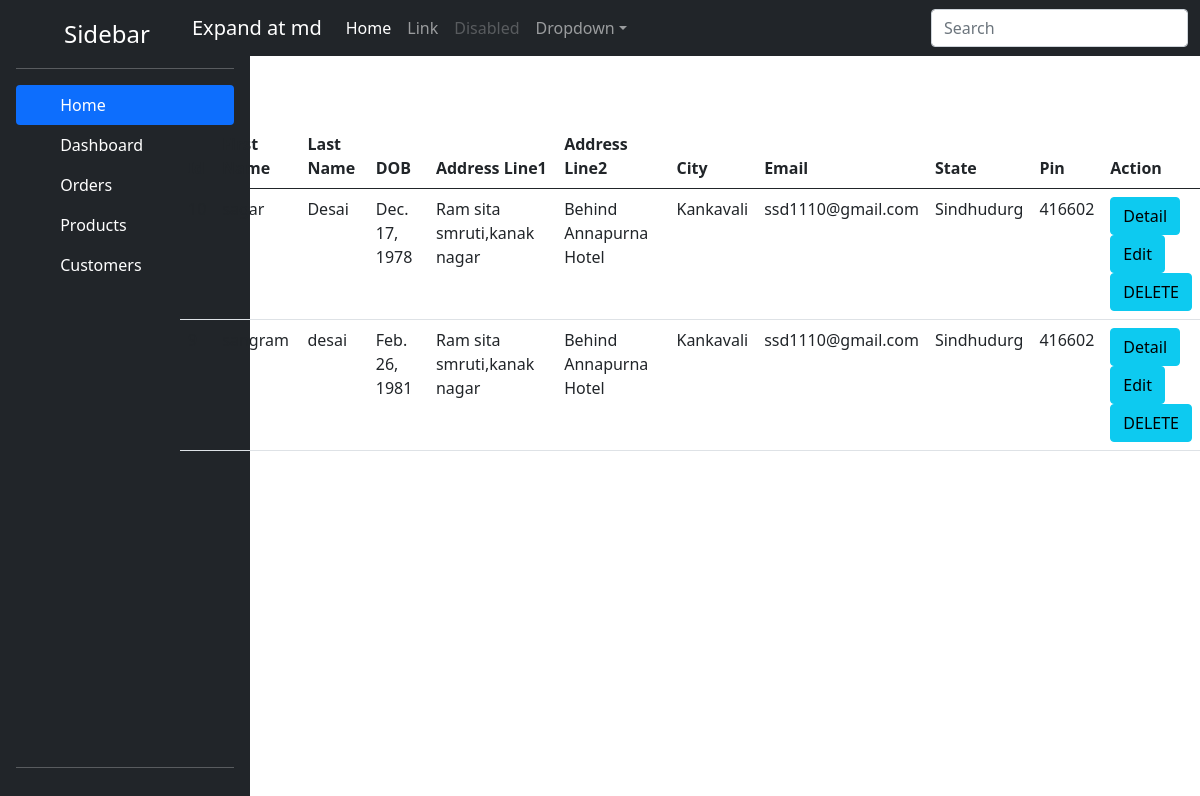
The page /myapp/ on the database as committed earlier.
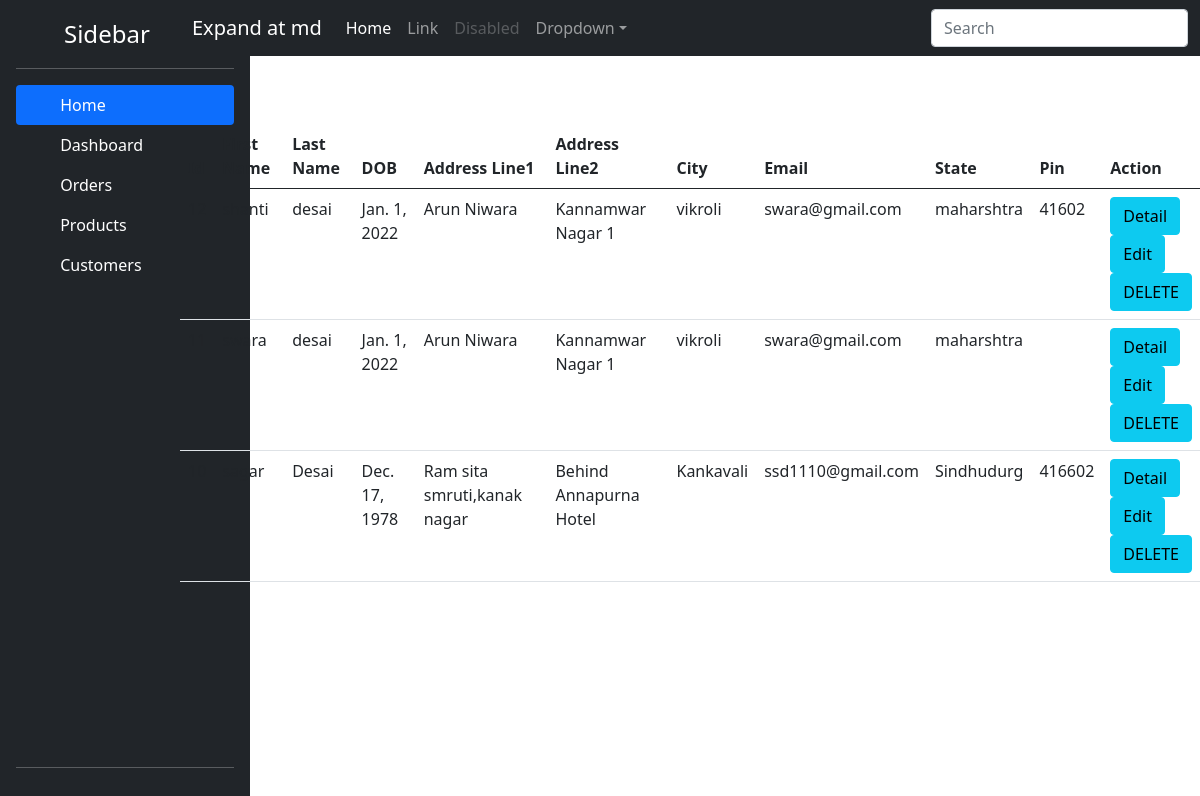
The same page on the database as committed later.
### myapp/models.py (models this page shows)
class SiteUser(models.Model):
    class Meta:
        db_table = 'siteuser'
    id = models.AutoField(primary_key=True)
    firstName = models.CharField(max_length=150)
    lastName = models.CharField(max_length=150)
    addressLine1 =models.CharField(max_length=500)
    addressLine2 =models.CharField(max_length=500)
    email = models.EmailField(max_length=255, blank=False, unique=True)
    dob =models.DateField()
    city = models.CharField(max_length = 150)
    state = models.CharField(max_length = 150)
    country = models.IntegerField()
    pin=models.CharField(max_length = 20,default="")
    status = models.CharField(max_length=100)
    createdAt = models.DateTimeField(default=timezone.now)
    updatedAt = models.DateTimeField(default=timezone.now)

### myapp/views.py (the view)
# urls.py: path('', views.IndexView.as_view(), name="home"),
class IndexView(ListView):
    model = SiteUser
    queryset = SiteUser.objects.filter(
        status='active').all().order_by('-createdAt')
    template_name = 'myapp/list_view.html'
    context_object_name = 'site_user_list'

### templates/myapp/list_view.html (shortened to what this page needs)
{% extends 'base.html' %}
{% block content %}
  <div class="album py-5">
    <div class="container">
      <div class="row">
        {% if site_user_list %}
        <table class="table" >
        <thead class="thead-dark">
            <th scope="col">Id</th>
            <th scope="col">First Name </th>
            <th scope="col">Last Name </th>
            <th scope="col">DOB </th>
            <th scope="col">Address Line1 </th>
            <th scope="col">Address Line2 </th>
            <th scope="col">City </th>
            <th scope="col">Email </th>
            <th scope="col">State </th>
            <th scope="col">Pin </th>
            <th scope="col">Action</th>
        </thead>
          {% for each in site_user_list %}
               <tr>
                <td>{{each.id}}</td>
                <td>{{each.firstName}}</td>
                <td>{{each.lastName}}</td>
                <td>{{each.dob}}</td>
                <td>{{each.addressLine1}}</td>
                <td>{{each.addressLine2}}</td>
                <td>{{each.city}}</td>
                <td>{{each.email}}</td>
                <td>{{each.state}}</td>
                <td>{{each.pin}}</td>
                <td>
                  <a href="/myapp/detail/{{ each.id }}" class="btn btn-info" role="button">Detail</a><br/>
                  <a href="/myapp/edit/{{ each.id }}" class="btn btn-info" role="button">Edit</a><br/>
                  <form method="POST" action="/myapp/delete/{{each.id}}">
                    <input type="submit"class="btn btn-info"  value="DELETE">
                 </form>
                </td>
                </tr>
          {% endfor %}
        {% else %}
            No User Found
        {% endif %}
      </div>
    </div>
  </div>
{% endblock %}

### templates/base.html (shortened to what this page needs)
{% load static %}
<!DOCTYPE html>
<html>
    <head>
           <link rel="stylesheet" href="{% static 'css/bootstrap.min.css' %}" />
            <link rel="stylesheet" href="{% static 'css/navbar.css' %}" type="text/css" />
            <link rel="stylesheet" href="{% static 'css/sidebars.css' %}" type="text/css" />
            <link rel="stylesheet" href="{% static 'css/site.css' %}" type="text/css" />
            <link rel="stylesheet" href="{% static 'css/datepicker.css' %}" type="text/css" />
    </head>
    <body>
          <main>
            <div style="width: 15%; float:left;">
                <div class="d-flex flex-column flex-shrink-0 p-3 text-white bg-dark" style="height: 100vh;min-width:250px;">
                    <a href="/" class="d-flex align-items-center mb-3 mb-md-0 me-md-auto text-white text-decoration-none">
                      <svg class="bi me-2" width="40" height="32"><use xlink:href="#bootstrap"/></svg>
                      <span class="fs-4">Sidebar</span>
                    </a>
                    <hr>
                    <ul class="nav nav-pills flex-column mb-auto">
                      <li class="nav-item">
                        <a href="#" class="nav-link active" aria-current="page">
                          <svg class="bi me-2" width="16" height="16"><use xlink:href="#home"/></svg>
                          Home
                        </a>
                      </li>
                      <li>
                        <a href="#" class="nav-link text-white">
                          <svg class="bi me-2" width="16" height="16"><use xlink:href="#speedometer2"/></svg>
                          Dashboard
                        </a>
                      </li>
                      <li>
                        <a href="#" class="nav-link text-white">
                          <svg class="bi me-2" width="16" height="16"><use xlink:href="#table"/></svg>
                          Orders
                        </a>
                      </li>
                      <li>
                        <a href="#" class="nav-link text-white">
                          <svg class="bi me-2" width="16" height="16"><use xlink:href="#grid"/></svg>
                          Products
                        </a>
                      </li>
                      <li>
                        <a href="#" class="nav-link text-white">
                          <svg class="bi me-2" width="16" height="16"><use xlink:href="#people-circle"/></svg>
                          Customers
                        </a>
                      </li>
                    </ul>
                    <hr>
                  </div>
                </div>
             <div style="width: 85%; float:right;">
                <nav class="navbar navbar-expand-md navbar-dark bg-dark" aria-label="Fourth navbar example">
                    <div class="container-fluid">
                      <a class="navbar-brand" href="#">Expand at md</a>
                      <div class="collapse navbar-collapse" id="navbarsExample04">
                        <ul class="navbar-nav me-auto mb-2 mb-md-0">
                          <li class="nav-item">
                            <a class="nav-link active" aria-current="page" href="#">Home</a>
                          </li>
                          <li class="nav-item">
                            <a class="nav-link" href="#">Link</a>
                          </li>
                          <li class="nav-item">
                            <a class="nav-link disabled" href="#" tabindex="-1" aria-disabled="true">Disabled</a>
                          </li>
                          <li class="nav-item dropdown">
                            <a class="nav-link dropdown-toggle" href="#" id="dropdown04" data-bs-toggle="dropdown" aria-expanded="false">Dropdown</a>
                          </li>
                        </ul>
                        <form>
                          <input class="form-control" type="text" placeholder="Search" aria-label="Search">
                        </form>
                      </div>
                    </div>
                </nav>
                <div>
                    {% block content %}{% endblock content %}
                 </div>
             </div>
          </main>
    </body>
</html>

### static/css/navbar.css (style rules this page uses)
body { padding-bottom: 20px; }
.navbar { margin-bottom: 20px; }

Rows that differ between the two databases and show on the page:
removed SiteUser: firstName "sangram", lastName "desai", dob "Feb. 26, 1981", addressLine1 "Ram sita smruti,kanak nagar", addressLine2 "Behind Annapurna Hotel", city "Kankavali", email "ssd1110@gmail.com", state "Sindhudurg", pin "416602"
added SiteUser: firstName "shanti", lastName "desai", dob "Jan. 1, 2022", addressLine1 "Arun Niwara", addressLine2 "Kannamwar Nagar 1", city "vikroli", email "swara@gmail.com", state "maharshtra", pin "41602"
added SiteUser: firstName "swara", lastName "desai", dob "Jan. 1, 2022", addressLine1 "Arun Niwara", addressLine2 "Kannamwar Nagar 1", city "vikroli", email "swara@gmail.com", state "maharshtra"
